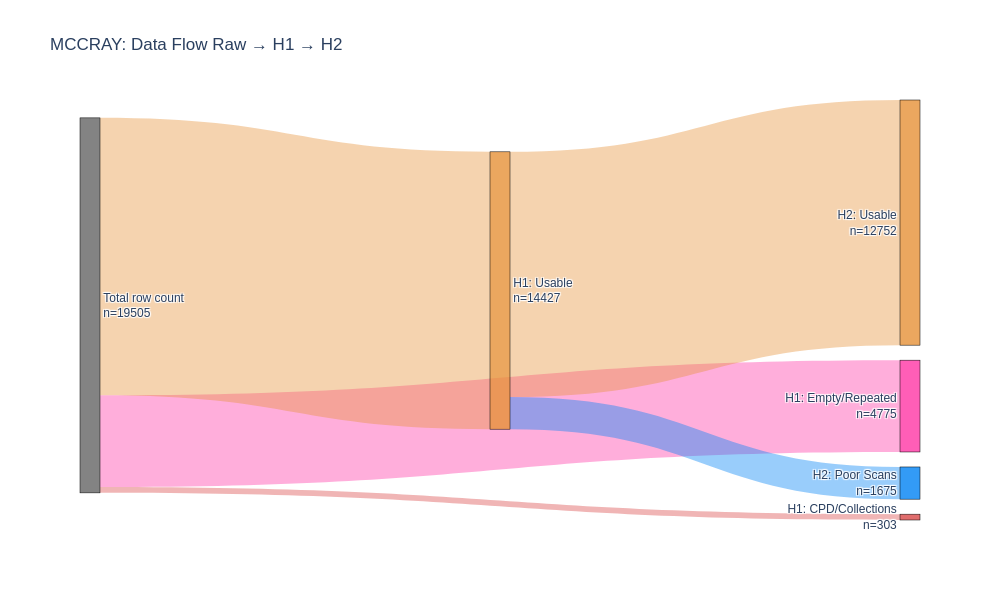

This figure's notebook cell:
### Markdown cell above
## Data Flow Sankey Diagrams

### Code cell
import subprocess
import sys
import plotly.graph_objects as go

# Sankey diagram showing data flow from H1, H2
# Get the row counts
total_raw = len(df_cpd) + len(df_pure_empty) + len(df_repeated) + len(df)
h1_usable = len(df)
h1_rejects = len(df_cpd) + len(df_pure_empty) + len(df_repeated)
h2_usable = len(valid) + len(num_sep)
h2_rejects = len(problem)

# Sankey nodes with counts in labels
nodes = [
    f"Total row count<br>n={total_raw}",
    f"H1: CPD/Collections<br>n={len(df_cpd)}",
    f"H1: Empty/Repeated<br>n={len(df_pure_empty) + len(df_repeated)}",
    f"H1: Usable<br>n={h1_usable}",
    f"H2: Poor Scans<br>n={h2_rejects}",
    f"H2: Usable<br>n={h2_usable}"
]

# Sankey links (source, target, value)
source = [0, 0, 0, 3, 3]
target = [1, 2, 3, 4, 5]
value = [len(df_cpd), len(df_pure_empty) + len(df_repeated), h1_usable, h2_rejects, h2_usable]

# Colors for nodes
node_colors = [
    "rgba(100, 100, 100, 0.8)",  # Raw (gray)
    "rgba(217, 72, 72, 0.8)",    # CPD (red)
    "rgba(255, 54, 165, 0.8)",   # Empty/Repeated (magenta)
    "rgba(230, 145, 56, 0.8)",   # H1 Usable (orange)
    "rgba(0, 130, 244, 0.8)",    # H2 Poor (blue)
    "rgba(230, 145, 56, 0.8)"    # H2 Usable (orange)
]

# Colors for links
link_colors = [
    "rgba(217, 72, 72, 0.4)",
    "rgba(255, 54, 165, 0.4)",
    "rgba(230, 145, 56, 0.4)",
    "rgba(0, 130, 244, 0.4)",
    "rgba(230, 145, 56, 0.4)"
]

fig = go.Figure(data=[go.Sankey(
    node=dict(
        pad=15,
        thickness=20,
        line=dict(color="black", width=0.5),
        label=nodes,
        color=node_colors
    ),
    link=dict(
        source=source,
        target=target,
        value=value,
        color=link_colors
    )
)])

fig.update_layout(
    title=f"{dataset.upper()}: Data Flow Raw → H1 → H2",
    font=dict(size=12, family="Arial"),
    height=600,
    width=1000
)

fig.show()

# Detailed breakdown statistics
print("\n" + "="*60)
print(f"DATA STRATIFICATION SUMMARY - {dataset.upper()}")
print("="*60)
print(f"\nRAW DOCUMENTS: {total_raw}")
print(f"├── CPD/Collections: {len(df_cpd)} ({len(df_cpd)/total_raw*100:.1f}%)")
print(f"├── Empty Transcripts: {len(df_pure_empty)} ({len(df_pure_empty)/total_raw*100:.1f}%)")
print(f"├── Repeated Content: {len(df_repeated)} ({len(df_repeated)/total_raw*100:.1f}%)")
print(f"└── H1 USABLE: {h1_usable} ({h1_usable/total_raw*100:.1f}%)")
print(f"\nH2 PROCESSING OF H1 USABLE ({h1_usable}):")
print(f"├── H2 Poor Scans: {h2_rejects} ({h2_rejects/h1_usable*100:.1f}%)")
print(f"│   ├── High Numeric Content: {num_sep_count}")
print(f"│   ├── Low Valid Word Chars: {len(r1)}")
print(f"│   └── Low Word Count: {len(r2)}")
print(f"└── H2 USABLE: {h2_usable} ({h2_usable/h1_usable*100:.1f}%)")
print(f"    ├── Valid Documents: {len(valid)}")
print(f"    └── Numeric-Heavy (Usable): {num_sep_count}")
print("="*60)

### Figure 1 — Plotly figure (JSON) as saved in the notebook; plotly's stock layout.template omitted (floating-point values rounded to 4 significant figures)
{"data": [{"link": {"color": ["rgba(217, 72, 72, 0.4)", "rgba(255, 54, 165, 0.4)", "rgba(230, 145, 56, 0.4)", "rgba(0, 130, 244, 0.4)", "rgba(230, 145, 56, 0.4)"], "source": [0, 0, 0, 3, 3], "target": [1, 2, 3, 4, 5], "value": [303, 4775, 14427, 1675, 12752]}, "node": {"color": ["rgba(100, 100, 100, 0.8)", "rgba(217, 72, 72, 0.8)", "rgba(255, 54, 165, 0.8)", "rgba(230, 145, 56, 0.8)", "rgba(0, 130, 244, 0.8)", "rgba(230, 145, 56, 0.8)"], "label": ["Total row count<br>n=19505", "H1: CPD/Collections<br>n=303", "H1: Empty/Repeated<br>n=4775", "H1: Usable<br>n=14427", "H2: Poor Scans<br>n=1675", "H2: Usable<br>n=12752"], "line": {"color": "black", "width": 0.5}, "pad": 15, "thickness": 20}, "type": "sankey"}], "layout": {"font": {"family": "Arial", "size": 12}, "height": 600, "title": {"text": "MCCRAY: Data Flow Raw → H1 → H2"}, "width": 1000}}
